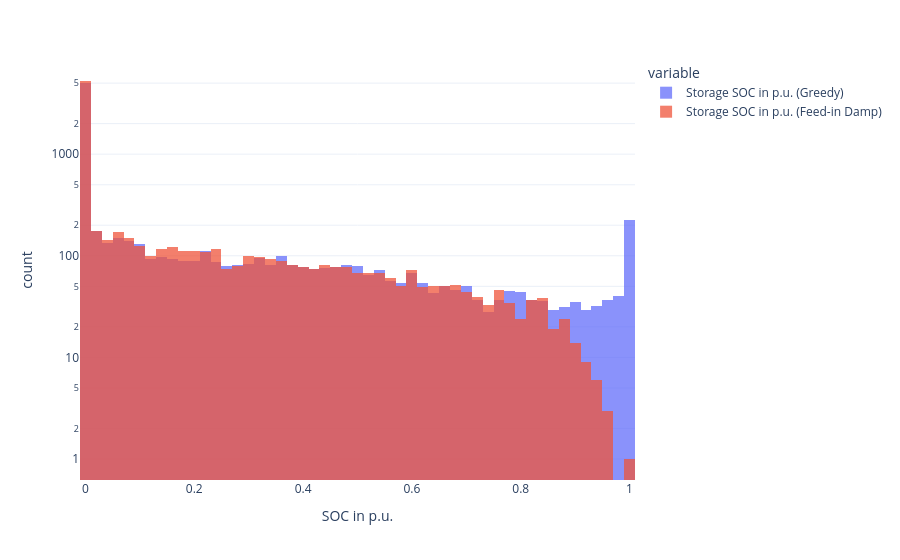

Notebook source saved alongside this figure:
### Code cell
df[["Storage SOC in p.u. (Greedy)", "Storage SOC in p.u. (Feed-in Damp)"]].plot.hist(template=template, log_y=True, labels={"value": "SOC in p.u."}).update_layout(barmode='overlay').update_traces(opacity=0.75)

### Figure 1 — Plotly figure (JSON) as saved in the notebook; plotly's stock layout.template omitted (floating-point values rounded to 4 significant figures; data arrays with more than 128 entries replaced by an {"elided": "..."} marker saying what was removed)
{"data": [{"bingroup": "x", "hovertemplate": "variable=Storage SOC in p.u. (Greedy)<br>SOC in p.u.=%{x}<br>count=%{y}<extra></extra>", "legendgroup": "Storage SOC in p.u. (Greedy)", "marker": {"color": "#636efa", "pattern": {"shape": ""}}, "name": "Storage SOC in p.u. (Greedy)", "opacity": 0.75, "orientation": "v", "showlegend": true, "type": "histogram", "x": {"elided": "8759 float values"}, "xaxis": "x", "yaxis": "y"}, {"bingroup": "x", "hovertemplate": "variable=Storage SOC in p.u. (Feed-in Damp)<br>SOC in p.u.=%{x}<br>count=%{y}<extra></extra>", "legendgroup": "Storage SOC in p.u. (Feed-in Damp)", "marker": {"color": "#EF553B", "pattern": {"shape": ""}}, "name": "Storage SOC in p.u. (Feed-in Damp)", "opacity": 0.75, "orientation": "v", "showlegend": true, "type": "histogram", "x": {"elided": "8759 float values"}, "xaxis": "x", "yaxis": "y"}], "layout": {"barmode": "overlay", "legend": {"title": {"text": "variable"}, "tracegroupgap": 0}, "margin": {"t": 60}, "xaxis": {"anchor": "y", "domain": [0, 1], "title": {"text": "SOC in p.u."}}, "yaxis": {"anchor": "x", "domain": [0, 1], "title": {"text": "count"}, "type": "log"}}}
